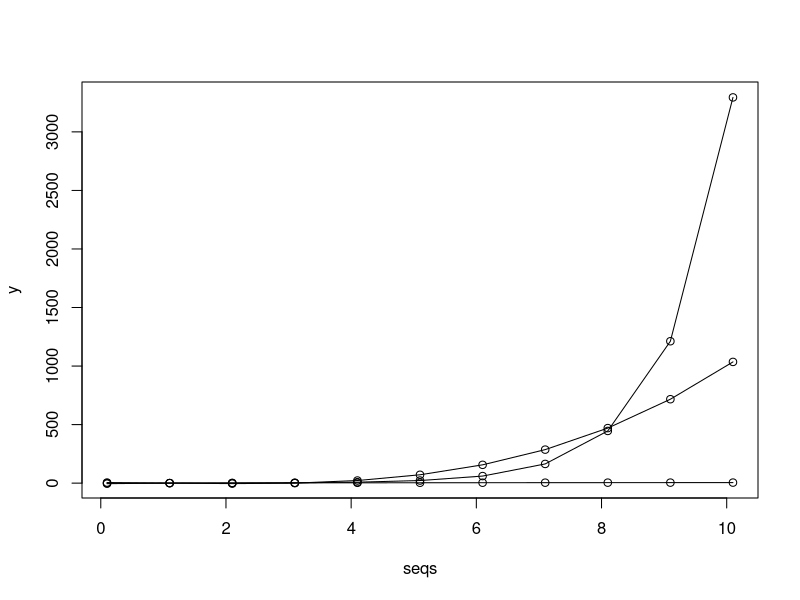

The R script that drew this image:
first_func = function(x) {
  return ((1.5 * (x ^ 3)) - (5 * (x ^ 2)) - (0.5 * x) + 5)
}

second_func = function(x) {
  return (exp(x - 2))
}

third_func = function(x) {
  return (2 * log(x))
}

seqs = 0.1:10.7

first_line = first_func(seqs)
second_line = second_func(seqs)
third_line = third_func(seqs)

png(filename = './9th-class/chart/three-lines.png')

plot(
  seqs,
  first_line,
  type = 'o',
  ylim = c(third_line[length(third_line)], second_line[length(second_line)]),
  ylab = 'y'
)
lines(seqs, second_line, type = 'o')
lines(seqs, third_line, type = 'o')

dev.off()
